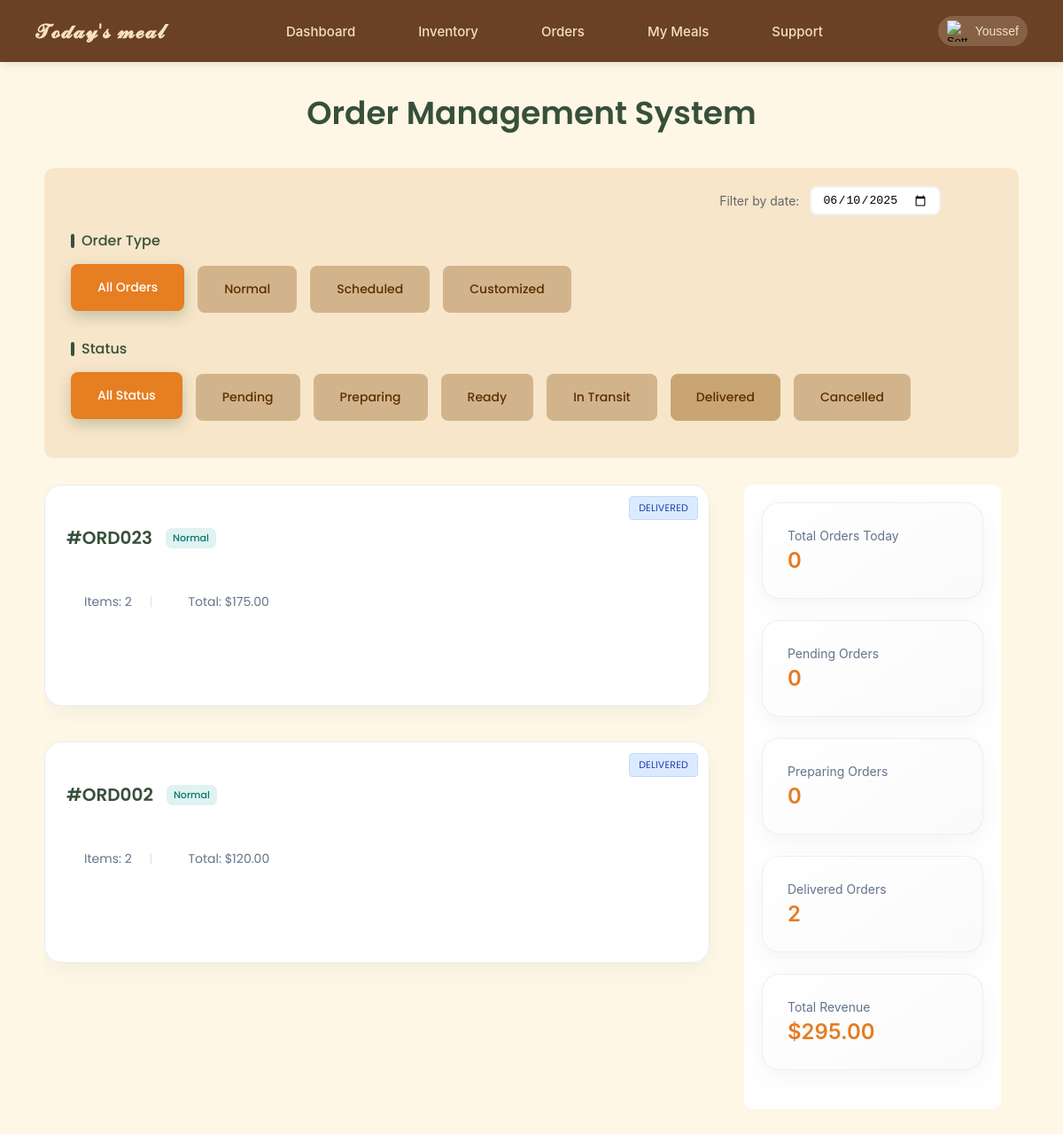
Page /cloud_kitchen/orders.php (signed in) on the earlier database version.
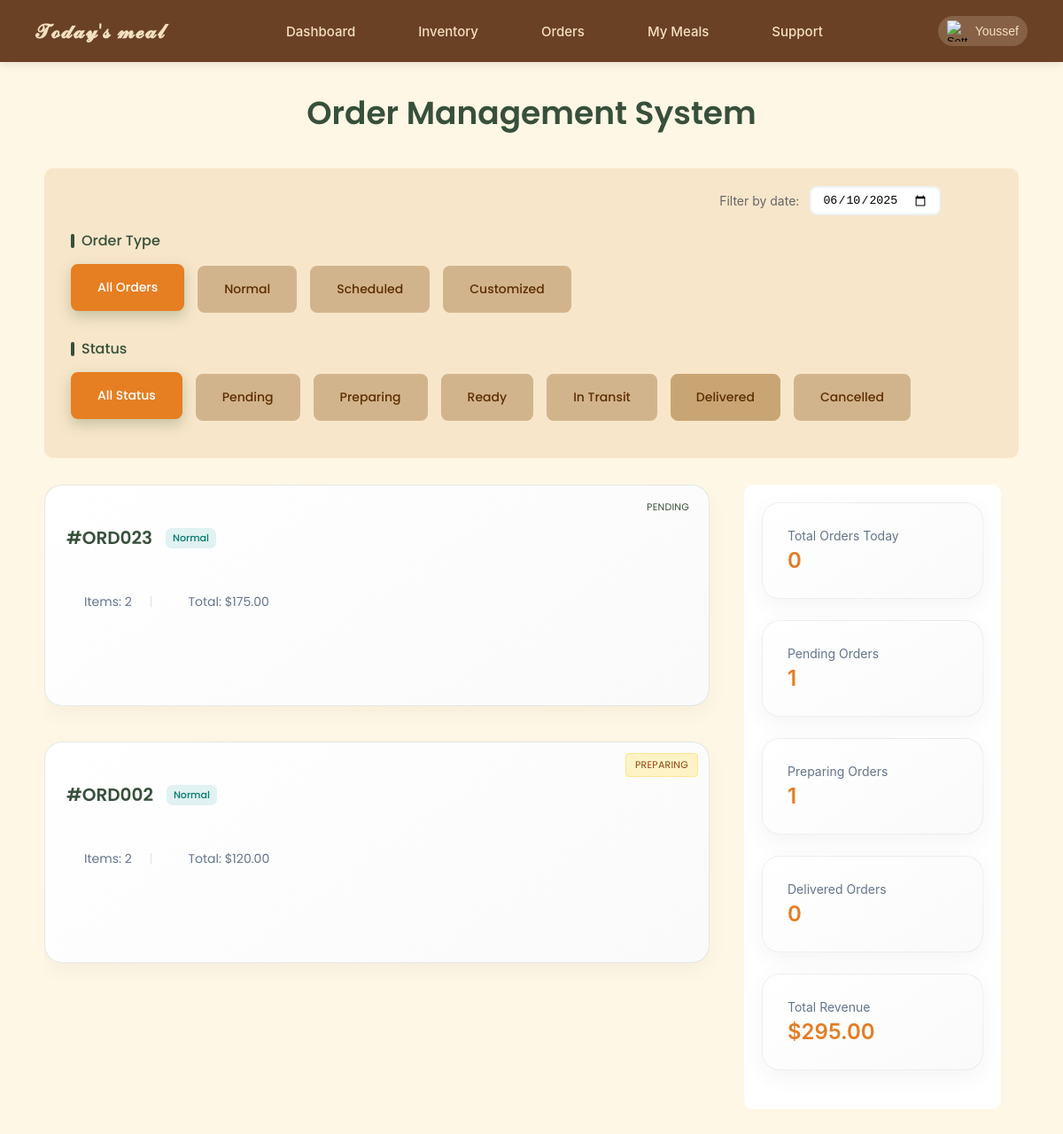
Same page on the later database version.
### tables this page shows
CREATE TABLE `orders` (
  `order_id` int(11) NOT NULL,
  `customer_id` int(11) NOT NULL,
  `cloud_kitchen_id` int(11) NOT NULL,
  `total_price` decimal(10,2) NOT NULL,
  `order_date` timestamp NOT NULL DEFAULT current_timestamp(),
  `ord_type` enum('customized','normal','scheduled') NOT NULL,
  `delivery_type` enum('all_at_once','daily_delivery') DEFAULT NULL,
  `delivery_date` timestamp NULL DEFAULT NULL,
  `customer_selected_date` date DEFAULT NULL,
  `order_status` enum('pending','preparing','ready_for_pickup','in_transit','delivered','cancelled') DEFAULT 'pending'
);

### cloud_kitchen/orders.php (the view, shortened to what the changed rows need)
<?php
require_once '../DB_connection.php';
$cloud_kitchen_id = $_SESSION['cloud_kitchen_id'];
$whereClauses = ["o.cloud_kitchen_id = ?"];
$params = [$cloud_kitchen_id];
$types = "i";
$whereSql = implode(" AND ", $whereClauses);
$sql = "SELECT DISTINCT o.*, u.u_name AS customer_name, cko.business_name AS kitchen_name
        FROM orders o
        JOIN users u ON o.customer_id = u.user_id
        JOIN cloud_kitchen_owner cko ON o.cloud_kitchen_id = cko.user_id
        WHERE $whereSql
        ORDER BY o.order_date DESC";
$stmt = $conn->prepare($sql);
$stmt->bind_param($types, ...$params);
$stmt->execute();
$result = $stmt->get_result();
$orders = $result->fetch_all(MYSQLI_ASSOC);
$total_orders_today = $pending_orders = $preparing_orders = $delivered_orders = 0;
foreach ($orders as $order) {
    if ($order['order_status'] === 'pending') $pending_orders++;
    if ($order['order_status'] === 'preparing') $preparing_orders++;
    if ($order['order_status'] === 'delivered') $delivered_orders++;
}
?>
<!DOCTYPE html>
<html lang="en">
<head>
<link rel="stylesheet" href="front_end/orders/style.css" />
</head>
<body>
<?php include 'global/navbar.php'; ?>
<main class="main-content">
    <h1 class="orders-title">Order Management System</h1>
    <div class="content">
        <div class="content-wrapper">
            <div class="orders-list">
                <?php if (empty($orders)): ?>
                    <div class="no-orders" style="padding: 40px; background-color: #f9f9f9; border: 1px dashed #ccc; border-radius: 8px; text-align: center; color: #666; font-style: italic;">
                        <p>No orders found matching your criteria.</p>
                    </div>
                <?php else: ?>
                    <?php foreach ($orders as $order):
                        $order_id = $order['order_id'];
                        $order_type = $order['ord_type'];
                        $order_status = $order['order_status'];
                        $status_class = str_replace('_', '-', $order_status);
                        $delivery_type = $order['delivery_type'] ?? '';
                        $order_date = date('Y-m-d', strtotime($order['order_date']));
                        $total_price = $order['total_price'];
                        ?>
                        <div class="order-card" data-type="<?php echo $order_type; ?>" data-status="<?php echo $status_class; ?>" data-order-id="<?php echo $order_id; ?>" data-order-date="<?php echo $order_date; ?>" data-total-price="<?php echo $total_price; ?>" tabindex="0" aria-expanded="false" role="region" aria-label="Order #ORD<?php echo str_pad($order_id,3,'0',STR_PAD_LEFT); ?>">
                            <div class="order-summary">
                                <div class="order-header">
                                    <div class="order-header-left">
                                        <h3>#ORD<?php echo str_pad($order_id, 3, '0', STR_PAD_LEFT); ?></h3>
                                        <span class="order-type-tag <?php echo $order_type; ?>">
                                            <?php if ($order_type == 'scheduled') {
                                                echo 'Scheduled (' . ucfirst(str_replace('_', ' ', $delivery_type)) . ')';
                                            } else {
                                                echo ucfirst($order_type);
                                            }?>
                                        </span>
                                    </div>
                                    <span class="order-status <?php echo $status_class; ?>">
                                        <?php echo ucfirst(str_replace('_', ' ', $order_status)); ?>
                                    </span>
                                </div>
                                <?php if ($order_type == 'customized' && isset($order['custom_details'])): ?>
                                    <div class="order-info custom-order-info">
                                        <div class="info-item">Order Type: <strong><?php echo ucfirst($order_type); ?></strong></div>
                                        <div class="info-item">Budget:
                                            <span class="budget-approved">
                                                Approved ($<?php echo $order['custom_details']['chosen_amount']; ?>)
                                            </span>
                                        </div>
                                    </div>
                                <?php else: ?>
                                    <div class="order-info">
                                        <span class="info-item">Items: <?php
                                            if ($order_type == 'scheduled' && $delivery_type == 'daily_delivery') {
                                                echo count($order['packages']);
                                            } else {
                                                echo count($order['items']);
                                            }
                                        ?></span>
                                        <span class="info-separator">|</span>
                                        <span class="info-item">Total: $<?php echo number_format($total_price, 2); ?></span>
                                    </div>
                                <?php endif; ?>
                            </div>
                        </div>
                    <?php endforeach; ?>
                <?php endif; ?>
            </div>
            <div class="insights-sidebar">
                <div class="insight-card">
                    <h3 class="insight-title">Pending Orders</h3>
                    <p class="insight-value" id="pendingOrders"><?php echo $pending_orders; ?></p>
                </div>
                <div class="insight-card">
                    <h3 class="insight-title">Preparing Orders</h3>
                    <p class="insight-value" id="preparingOrders"><?php echo $preparing_orders; ?></p>
                </div>
                <div class="insight-card">
                    <h3 class="insight-title">Delivered Orders</h3>
                    <p class="insight-value" id="deliveredOrders"><?php echo $delivered_orders; ?></p>
                </div>
            </div>
        </div>
    </div>
</main>
</body>
</html>

Differences in the rows shown:
changed orders "023": order_status "DELIVERED" → "PENDING"
changed orders "002": order_status "DELIVERED" → "PREPARING"
Other differences:
$pending_orders: "0" → "1"
$preparing_orders: "0" → "1"
$delivered_orders: "2" → "0"
